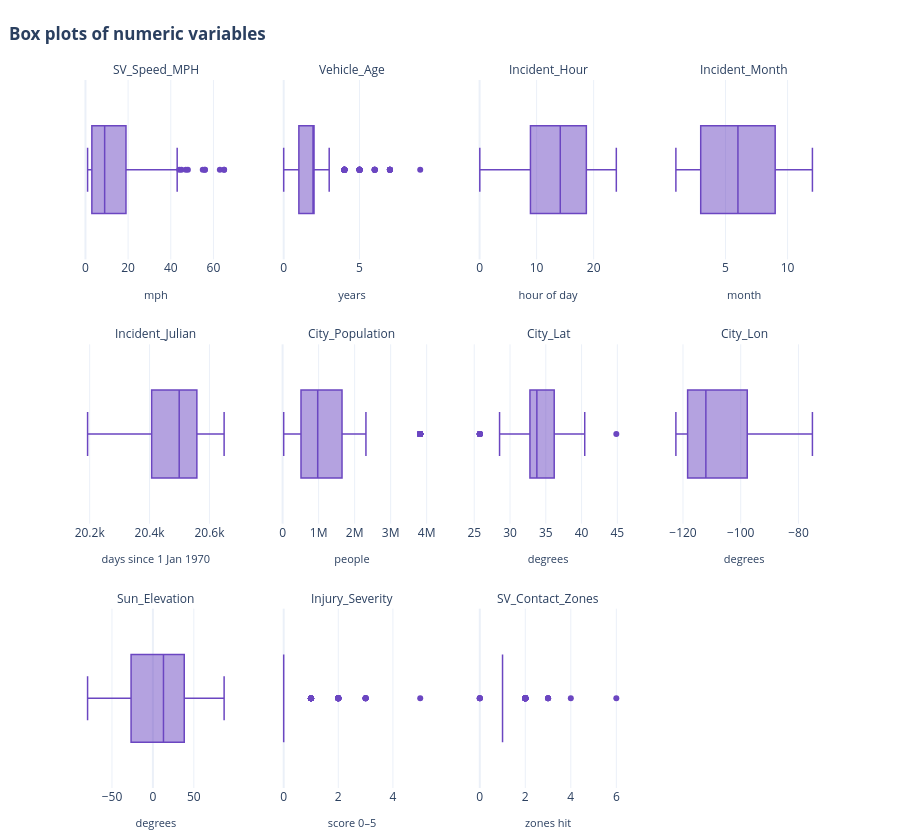

The code cell stored with this chart in its notebook:
### Code cell
# @title
dist.plot_distributions("box")
dist.skew_table().head(5)

### Figure 1 — Plotly figure (JSON) as saved in the notebook; plotly's stock layout.template omitted (floating-point values rounded to 4 significant figures; data arrays with more than 128 entries replaced by an {"elided": "..."} marker saying what was removed)
{"data": [{"boxpoints": "outliers", "line": {"width": 1.5}, "marker": {"color": "#6B46C1"}, "name": "", "type": "box", "x": {"elided": "613 int values"}, "xaxis": "x", "yaxis": "y"}, {"boxpoints": "outliers", "line": {"width": 1.5}, "marker": {"color": "#6B46C1"}, "name": "", "type": "box", "x": {"elided": "613 int values"}, "xaxis": "x2", "yaxis": "y2"}, {"boxpoints": "outliers", "line": {"width": 1.5}, "marker": {"color": "#6B46C1"}, "name": "", "type": "box", "x": {"elided": "613 float values"}, "xaxis": "x3", "yaxis": "y3"}, {"boxpoints": "outliers", "line": {"width": 1.5}, "marker": {"color": "#6B46C1"}, "name": "", "type": "box", "x": {"elided": "613 int values"}, "xaxis": "x4", "yaxis": "y4"}, {"boxpoints": "outliers", "line": {"width": 1.5}, "marker": {"color": "#6B46C1"}, "name": "", "type": "box", "x": {"elided": "613 int values"}, "xaxis": "x5", "yaxis": "y5"}, {"boxpoints": "outliers", "line": {"width": 1.5}, "marker": {"color": "#6B46C1"}, "name": "", "type": "box", "x": {"elided": "613 float values"}, "xaxis": "x6", "yaxis": "y6"}, {"boxpoints": "outliers", "line": {"width": 1.5}, "marker": {"color": "#6B46C1"}, "name": "", "type": "box", "x": {"elided": "613 float values"}, "xaxis": "x7", "yaxis": "y7"}, {"boxpoints": "outliers", "line": {"width": 1.5}, "marker": {"color": "#6B46C1"}, "name": "", "type": "box", "x": {"elided": "613 float values"}, "xaxis": "x8", "yaxis": "y8"}, {"boxpoints": "outliers", "line": {"width": 1.5}, "marker": {"color": "#6B46C1"}, "name": "", "type": "box", "x": {"elided": "613 float values"}, "xaxis": "x9", "yaxis": "y9"}, {"boxpoints": "outliers", "line": {"width": 1.5}, "marker": {"color": "#6B46C1"}, "name": "", "type": "box", "x": {"elided": "613 int values"}, "xaxis": "x10", "yaxis": "y10"}, {"boxpoints": "outliers", "line": {"width": 1.5}, "marker": {"color": "#6B46C1"}, "name": "", "type": "box", "x": {"elided": "613 int values"}, "xaxis": "x11", "yaxis": "y11"}], "layout": {"annotations": [{"font": {"size": 12}, "showarrow": false, "text": "SV_Speed_MPH", "x": 0.1025, "xanchor": "center", "xref": "paper", "y": 1, "yanchor": "bottom", "yref": "paper"}, {"font": {"size": 12}, "showarrow": false, "text": "Vehicle_Age", "x": 0.3675, "xanchor": "center", "xref": "paper", "y": 1, "yanchor": "bottom", "yref": "paper"}, {"font": {"size": 12}, "showarrow": false, "text": "Incident_Hour", "x": 0.6325, "xanchor": "center", "xref": "paper", "y": 1, "yanchor": "bottom", "yref": "paper"}, {"font": {"size": 12}, "showarrow": false, "text": "Incident_Month", "x": 0.8975, "xanchor": "center", "xref": "paper", "y": 1, "yanchor": "bottom", "yref": "paper"}, {"font": {"size": 12}, "showarrow": false, "text": "Incident_Julian", "x": 0.1025, "xanchor": "center", "xref": "paper", "y": 0.6267, "yanchor": "bottom", "yref": "paper"}, {"font": {"size": 12}, "showarrow": false, "text": "City_Population", "x": 0.3675, "xanchor": "center", "xref": "paper", "y": 0.6267, "yanchor": "bottom", "yref": "paper"}, {"font": {"size": 12}, "showarrow": false, "text": "City_Lat", "x": 0.6325, "xanchor": "center", "xref": "paper", "y": 0.6267, "yanchor": "bottom", "yref": "paper"}, {"font": {"size": 12}, "showarrow": false, "text": "City_Lon", "x": 0.8975, "xanchor": "center", "xref": "paper", "y": 0.6267, "yanchor": "bottom", "yref": "paper"}, {"font": {"size": 12}, "showarrow": false, "text": "Sun_Elevation", "x": 0.1025, "xanchor": "center", "xref": "paper", "y": 0.2533, "yanchor": "bottom", "yref": "paper"}, {"font": {"size": 12}, "showarrow": false, "text": "Injury_Severity", "x": 0.3675, "xanchor": "center", "xref": "paper", "y": 0.2533, "yanchor": "bottom", "yref": "paper"}, {"font": {"size": 12}, "showarrow": false, "text": "SV_Contact_Zones", "x": 0.6325, "xanchor": "center", "xref": "paper", "y": 0.2533, "yanchor": "bottom", "yref": "paper"}], "height": 840, "margin": {"b": 30, "t": 80}, "showlegend": false, "title": {"text": "<b>Box plots of numeric variables</b>", "x": 0.01}, "xaxis": {"anchor": "y", "domain": [0, 0.205], "title": {"font": {"size": 11}, "text": "mph"}}, "xaxis10": {"anchor": "y10", "domain": [0.265, 0.47], "title": {"font": {"size": 11}, "text": "score 0–5"}}, "xaxis11": {"anchor": "y11", "domain": [0.53, 0.735], "title": {"font": {"size": 11}, "text": "zones hit"}}, "xaxis12": {"anchor": "y12", "domain": [0.795, 1]}, "xaxis2": {"anchor": "y2", "domain": [0.265, 0.47], "title": {"font": {"size": 11}, "text": "years"}}, "xaxis3": {"anchor": "y3", "domain": [0.53, 0.735], "title": {"font": {"size": 11}, "text": "hour of day"}}, "xaxis4": {"anchor": "y4", "domain": [0.795, 1], "title": {"font": {"size": 11}, "text": "month"}}, "xaxis5": {"anchor": "y5", "domain": [0, 0.205], "title": {"font": {"size": 11}, "text": "days since 1 Jan 1970"}}, "xaxis6": {"anchor": "y6", "domain": [0.265, 0.47], "title": {"font": {"size": 11}, "text": "people"}}, "xaxis7": {"anchor": "y7", "domain": [0.53, 0.735], "title": {"font": {"size": 11}, "text": "degrees"}}, "xaxis8": {"anchor": "y8", "domain": [0.795, 1], "title": {"font": {"size": 11}, "text": "degrees"}}, "xaxis9": {"anchor": "y9", "domain": [0, 0.205], "title": {"font": {"size": 11}, "text": "degrees"}}, "yaxis": {"anchor": "x", "domain": [0.7467, 1], "showticklabels": false}, "yaxis10": {"anchor": "x10", "domain": [0, 0.2533], "showticklabels": false}, "yaxis11": {"anchor": "x11", "domain": [0, 0.2533], "showticklabels": false}, "yaxis12": {"anchor": "x12", "domain": [0, 0.2533], "showticklabels": false}, "yaxis2": {"anchor": "x2", "domain": [0.7467, 1], "showticklabels": false}, "yaxis3": {"anchor": "x3", "domain": [0.7467, 1], "showticklabels": false}, "yaxis4": {"anchor": "x4", "domain": [0.7467, 1], "showticklabels": false}, "yaxis5": {"anchor": "x5", "domain": [0.3733, 0.6267], "showticklabels": false}, "yaxis6": {"anchor": "x6", "domain": [0.3733, 0.6267], "showticklabels": false}, "yaxis7": {"anchor": "x7", "domain": [0.3733, 0.6267], "showticklabels": false}, "yaxis8": {"anchor": "x8", "domain": [0.3733, 0.6267], "showticklabels": false}, "yaxis9": {"anchor": "x9", "domain": [0, 0.2533], "showticklabels": false}}}
